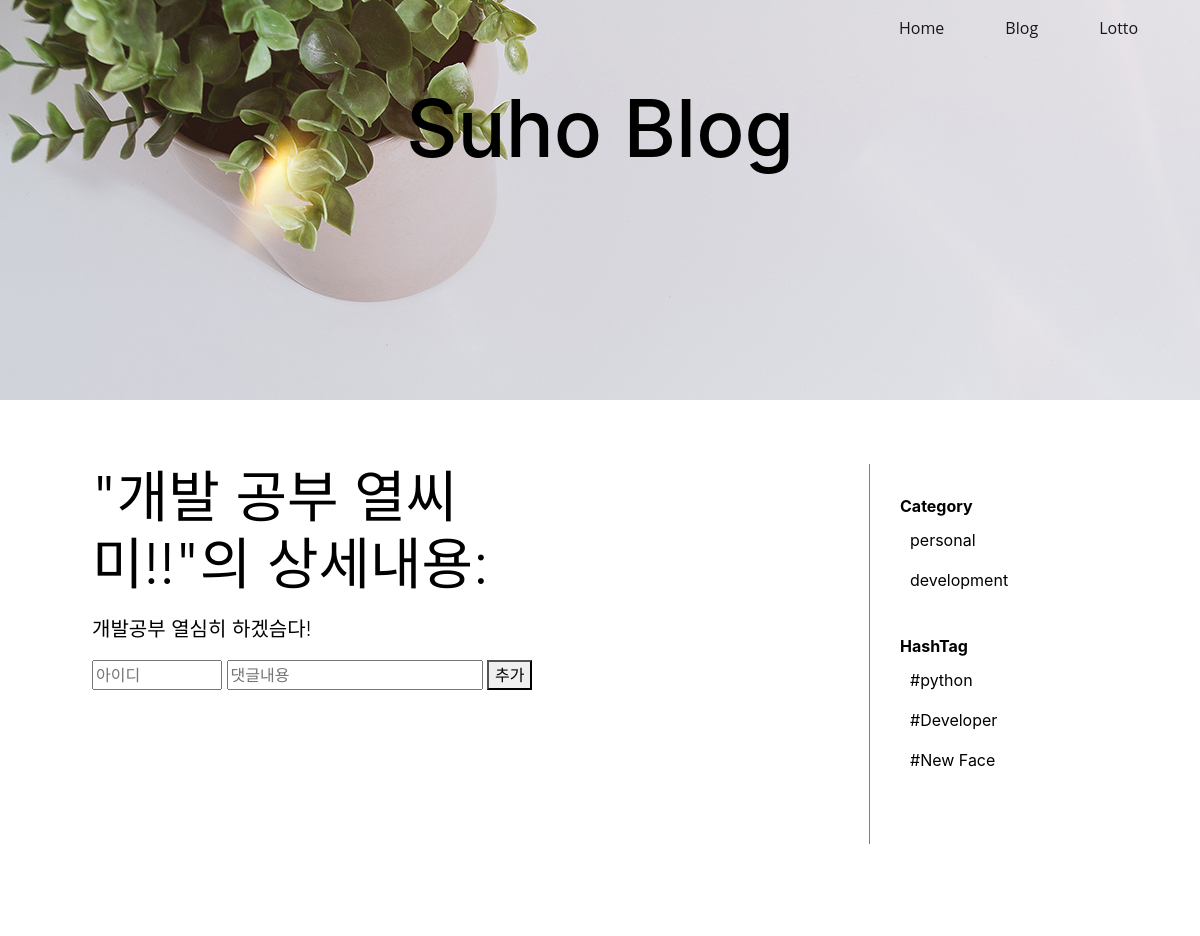
Page /2/ on the committed database.
### feed/models.py (models this page shows, shortened)
class Article(models.Model):
    DEVELOPMENT="dv"
    PERSONAL="ps"
    ETC="etc"
    CATEGORY_CHOICES=(
            (DEVELOPMENT,"development"),
            (PERSONAL,"personal"),
            (ETC,"etc")
            )
    id=models.AutoField(primary_key=True)
    title=models.CharField(max_length=20)
    content=models.TextField()
    category=models.CharField(max_length=2,
            choices=CATEGORY_CHOICES,
            default=DEVELOPMENT,)
    created_at=models.DateTimeField(auto_now_add=True)

class HashTag(models.Model):
    name=models.CharField(max_length=20)
    def __str__(self):
        return self.name

### feed/views.py (the view, shortened to what this page needs)
# urls.py: url(r'^(?P<article_id>[0-9]+)/$',views.detail,name='index'),
def detail(request,article_id):
    article=Article.objects.get(id=article_id)
    comment_list=article.article_comments.all()
    article_ext=Article.objects.all()
    hashtag_list=HashTag.objects.all()
    category_list=set([
        (article.category,article.get_category_display()) for article in article_ext
        ])
    ctx={
        "article":article,
        "category_list":category_list,
        "hashtag_list":hashtag_list,
    }
    if request.method=="GET":
        pass
    return render(request,"detail.html",ctx)

### templates/detail.html (shortened to what this page needs)
{% extends "base.html" %}
{% block body %}
      <div class="col-sm-9">
        <div class="col-sm-8">
          <p class="display-4">"{{article.title}}"의 상세내용:</p>
        </div>
      <div class="col-sm-8">
        <p class="lead my-3">{{article.content}}</p>
      </div>
      <div class="col-sm-8">
        <div>
          <form method="post" action="">
            <input name="username" autocomplete="off" placeholder="아이디" style="width:130px;"/>
            <input name="content" autocomplete="off" placeholder="댓글내용"/>
            <button type="submit" onclick="click_add()">추가</button>
          </form>
        </div>
       </div>
      </div>
    {% include "sidebar.html" %}
{% endblock %}

### templates/sidebar.html (shortened to what this page needs)
<div class="col-sm-3" style="padding:30px;border-left: 1px solid grey">
  <div style="font-weight:bold">Category</div>
  <ul style="padding:10px;">
         {% for alias,category in category_list %}
   <p><a style="color:black;" href="/?category={{ alias }}">{{ category }}</a></p>
   {% endfor %}
  </ul>
  <div style="font-weight:bold">HashTag</div>
    <ul style="padding:10px;">
            {% for x in hashtag_list%}
              <p>#{{ x }}</p>
            {% endfor %}
      </ul>
</div>

### templates/base.html (style rules this page uses)
body { color:black }

### templates/detail.html (style rules this page uses)
div { color:black }

### rows in the picture
Article: title "개발 공부 열씨미!!", content "개발공부 열심히 하겠슴다!"
HashTag: name "python"
HashTag: name "Developer"
HashTag: name "New Face"

### other values in the picture
{{ category }} "personal" "development"
